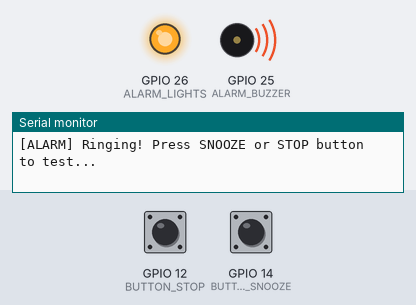
Recording of a sketch running on a simulated ESP32. Shown: output pins drawn as LEDs (lit = HIGH), buzzer (waves = sounding, pin HIGH), the last lines printed to the serial monitor. Inputs (shaded band) come from the test bench; at power-on: GPIO 12 (BUTTON_STOP) LOW, GPIO 14 (BUTTON_SNOOZE) LOW.

Above: at 1.2 s.
1.3 s: GPIO 12 (BUTTON_STOP) pulled HIGH for 0.15 s
At 2.15 s:
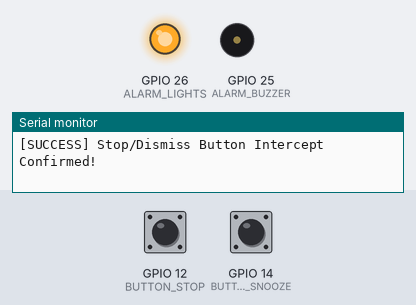
At 3.4 s:
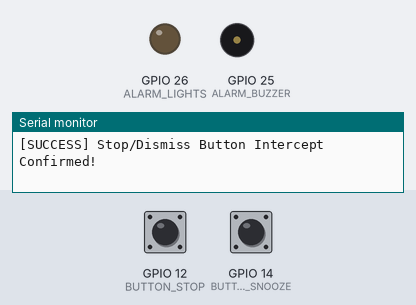
4.3 s: GPIO 14 (BUTTON_SNOOZE) pulled HIGH for 0.15 s
Timing chart, 0 to 13.3 s (numbered marks = the images above; inputs shaded):
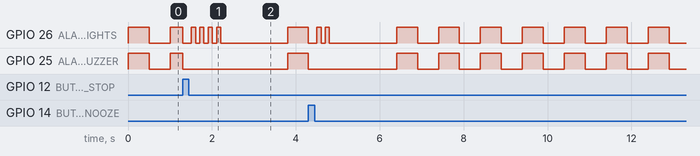

The sketch:

TEST_SNOOZE_STOP.ino
```cpp
// Configuration Pins from Phase 3 & 4
const int ALARM_BUZZER = 25;
const int ALARM_LIGHTS = 26;
const int BUTTON_SNOOZE = 14;
const int BUTTON_STOP   = 12;

// Volatile flags updated inside the background Hardware Interrupt Service Routines
volatile bool snoozeTriggered = false;
volatile bool stopTriggered = false;

// Interrupt functions stored inside the ESP32 RAM execution matrix
void IRAM_ATTR checkSnooze() {
  snoozeTriggered = true;
}

void IRAM_ATTR checkStop() {
  stopTriggered = true;
}

void setup() {
  Serial.begin(115200);
  while (!Serial);

  Serial.println("\n--- UniMAP FYP: Phase 4 Button Interrupt Test ---");

  pinMode(ALARM_BUZZER, OUTPUT);
  pinMode(ALARM_LIGHTS, OUTPUT);
  digitalWrite(ALARM_BUZZER, LOW);
  digitalWrite(ALARM_LIGHTS, LOW);

  // Configure your 3-pin modules to detect a raw incoming data signal
  pinMode(BUTTON_SNOOZE, INPUT_PULLDOWN);
  pinMode(BUTTON_STOP, INPUT_PULLDOWN);

  // Link the physical pins to our background interrupt functions
  attachInterrupt(digitalPinToInterrupt(BUTTON_SNOOZE), checkSnooze, RISING);
  attachInterrupt(digitalPinToInterrupt(BUTTON_STOP), checkStop, RISING);

  Serial.println("System armed. Simulating an active ringing morning alarm...");
}

void loop() {
  // Simulate an active ringing alarm by default
  Serial.println("[ALARM] Ringing! Press SNOOZE or STOP button to test...");

  // Flash lights and beep buzzer synchronously
  digitalWrite(ALARM_BUZZER, HIGH);
  digitalWrite(ALARM_LIGHTS, HIGH);

  // Instead of using a blocking delay(1000), we check the buttons every 10ms
  for (int i = 0; i < 50; i++) {
    if (snoozeTriggered) {
      Serial.println("\n[SUCCESS] Snooze Button Intercept Confirmed!");
      blinkConfirmation(2); // Double blink to show it worked
      snoozeTriggered = false;
      break;
    }
    if (stopTriggered) {
      Serial.println("\n[SUCCESS] Stop/Dismiss Button Intercept Confirmed!");
      blinkConfirmation(4); // Quad blink to show it worked
      stopTriggered = false;
      break;
    }
    delay(10);
  }

  digitalWrite(ALARM_BUZZER, LOW);
  digitalWrite(ALARM_LIGHTS, LOW);
  delay(500); // Brief quiet space before repeating the alarm ring
}

// Visual confirmation routine when button is pushed successfully
void blinkConfirmation(int count) {
  digitalWrite(ALARM_BUZZER, LOW);
  digitalWrite(ALARM_LIGHTS, LOW);
  delay(200);
  for (int i = 0; i < count; i++) {
    digitalWrite(ALARM_LIGHTS, HIGH);
    delay(100);
    digitalWrite(ALARM_LIGHTS, LOW);
    delay(100);
  }
  delay(1000); // Give user a 1-second pause to see the reset happen
}
```

Measured:
- by itself, GPIO 25 (ALARM_BUZZER): repeats every 1.0 s: HIGH 0.50 s, LOW 0.50 s
